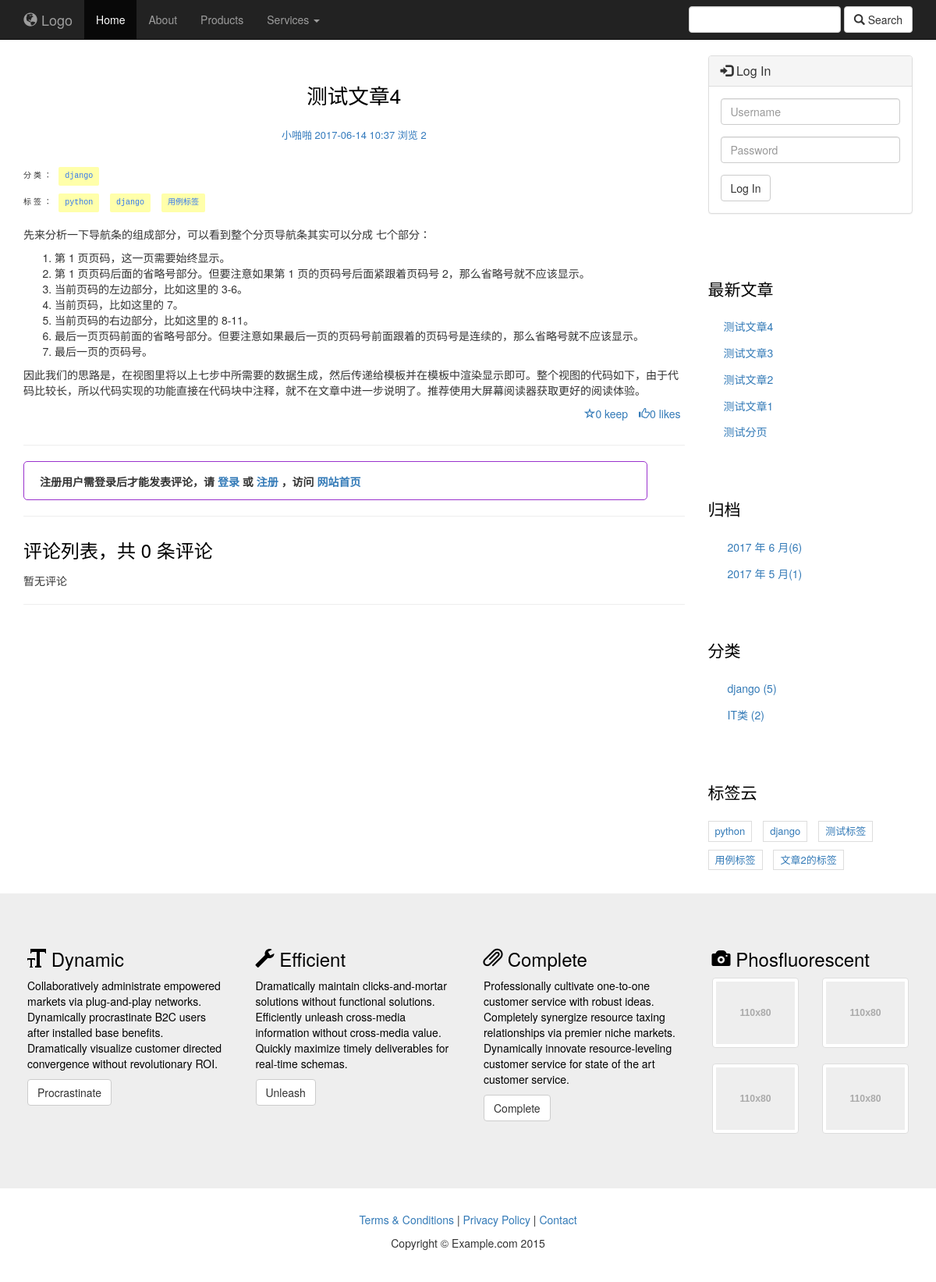
Page /focus/7/ on the committed database.
### focus/models.py (models this page shows, shortened)
@python_2_unicode_compatible
class Article(models.Model):
    STATUS_CHOICES = (
        ('d', 'Draft'),
        ('p', 'Published'),
    )
    title = models.CharField('标题', max_length = 64)
    author = models.ForeignKey(Author, verbose_name='作者', null=True, on_delete=models.SET_NULL)
    content = RichTextUploadingField(verbose_name='正文')
    create_time = models.DateTimeField('创建时间', auto_now_add=True)   #文章添加时自动添加创建时间
    last_modified_time = models.DateTimeField('最近编辑时间', auto_now=True)
    status = models.CharField('文章状态', max_length=1, choices=STATUS_CHOICES)
    abstract = models.CharField('摘要', max_length=54, blank=True, null=True, help_text="可选，如若为空将摘取正文前54个字符")
    views = models.PositiveIntegerField('浏览量', default=0)
    topped = models.BooleanField('置顶', default=False)
    category = models.ForeignKey(Category, verbose_name='分类', null=True, on_delete=models.SET_NULL)
    comment_num = models.PositiveIntegerField('评论数', default=0)
    keep_num = models.PositiveIntegerField('收藏数', default=0)
    like_num = models.PositiveIntegerField('点赞数', default=0)
    tags = models.ManyToManyField(Tag, verbose_name='标签集合', blank=True)
    def get_absolute_url(self):
        return reverse('focus:detail', kwargs={'article_id': self.id})		#在模板中可以直接调用,获取最新文章
    class Meta:
        ordering = ['-last_modified_time']
    def increase_views(self):
        self.views += 1
        self.save(update_fields=['views'])
    objects = ArticleManager()

@python_2_unicode_compatible
class Author(models.Model):
    name = models.CharField('姓名', max_length=256)
    profile = models.CharField('简介', default='', max_length=256)
    register_time = models.DateTimeField(auto_now_add=True, editable=True)
    def __str__(self):
        return self.name

@python_2_unicode_compatible
class Category(models.Model):
    name = models.CharField('类名', max_length=16)
    create_time = models.DateTimeField('创建时间', auto_now_add=True)
    intro = models.TextField('introduction', default='')
    def __str__(self):
        return self.name

@python_2_unicode_compatible
class Tag(models.Model):
    name = models.CharField('标签名',  max_length=16)
    create_time = models.DateTimeField('创建时间', auto_now_add=True)

### focus/views.py (the view)
# urls.py: url(r'^(?P<article_id>[0-9]+)/$', views.detail, name='detail'),
def detail(request, article_id):
    article = get_object_or_404(Article, id=article_id)
    article.increase_views()
    taginfo = Article.objects.get(id=article_id)  #多对多查询
    tag_list = taginfo.tags.all()
    loginform = LoginForm()
    article.content = markdown.markdown(article.content, extensions=[
        'markdown.extensions.extra',
        'markdown.extensions.codehilite',
        'markdown.extensions.toc',
    ])
    form = CommentForm()
    comment_list = article.comment_set.all()
    context = {
        'article':article,
        'form':form,
        'loginform':loginform,
        'comment_list':comment_list,
        'tag_list':tag_list,
    }
    return render(request, 'detail.html', context)

### focus/templates/detail.html
{% extends 'article_base.html' %}
{% block center %}
    <div class="col-sm-9">
        <div class="row">
            <article class="col-xs-12">
                <h2 class="entry-title">{{ article.title }}</h2>
                <div class="entry-meta">
                    <span class="post-author">{{ article.author }}</span>
                    <span class="post-date">{{ article.create_time|date:"Y-m-d H:i" }}</span>
                    <span class="views-count">浏览 {{ article.views }}</span>
                </div>
                <div class="category">
                    分类：
                     <a href="#" class>{{ article.category }}</a>
                </div>
                <div class="category">
                    标签：
                    {% for tag in article.tags.all %}
                        <a href="{% url "focus:tag" tag.id %}">{{ tag.name }}</a>
                    {% endfor %}
                </div>
                <p>{{ article.content | safe }}</p>
                <ul class="list-inline">
                    <li><a href="/focus/{{ article.id }}/keep/"><span class="glyphicon glyphicon-star-empty"></span>{{ article.keep_num }} keep</a></li>
                    <li><a href="/focus/{{ article.id }}/poll/"><span class="glyphicon glyphicon-thumbs-up"></span>{{ article.like_num }} likes</a></li>
                </ul>
            </article>
        </div>
        <hr>
        {% if request.user.is_authenticated %}
        <form action="{% url 'comments:article_comment' article.id %}" method="post" class="comment-form">
            {% csrf_token  %}
            <div>
                <label for="{{ form.content.id_for_label }}">评论：</label>
            </div>
            {{ form.content }}
            <div>
                <button type="submit" class="comment-btn">发表</button>
            </div>
        </form>
        {% else %}
        <div class="comment">
            注册用户需登录后才能发表评论，请
            <a href="/focus/login">登录</a>
            或
            <a href="/focus/register">注册</a>
            ，访问
            <a href="http://127.0.0.1:8000">网站首页</a>
        </div>
        {% endif %}
        <hr>
        <div class="comment-list-panel">
            <h3>评论列表，共 <span>{{ article.comment_set.count }}</span> 条评论</h3>
            <ul class="comment-list list-unstyled">
                {% for comment in comment_list %}
                    <li class="comment-item">
                        <span class="nickname">{{ comment.user }}</span>
                        <time class="submit-date"
                              datetime="{{ comment.created_time }}">{{ comment.create_time|date:"Y-m-d H:i:s" }}</time>
                        <div class="text">
                            {{ comment.content }}
                        </div>
                    </li>
                {% empty %}
                    暂无评论
                {% endfor %}
            </ul>
        </div>
        <hr>
    </div>
{% endblock center %}

### focus/templates/article_base.html (shortened to what this page needs)
{% load staticfiles %}
{% load articleinfo %}
<!DOCTYPE html>
<html lang="en">
<head>
    <link href="{% static "css/bootstrap.min.css" %}" rel="stylesheet">
    <link href="{% static "css/pygments.css" %}" rel="stylesheet">
    <link href="{% static "css/custom.css" %}" rel="stylesheet">
    <link rel="stylesheet" href="http://code.ionicframework.com/ionicons/2.0.1/css/ionicons.min.css">
</head>
<body>
    <nav class="navbar navbar-inverse navbar-static-top" role="navigation">
        <div class="container">
            <div class="navbar-header">
                <a class="navbar-brand" href="{% url 'focus:index' %}"><span class="glyphicon glyphicon-globe"></span> Logo</a>
            </div>
            <div class="collapse navbar-collapse" id="navbar">
                <ul class="nav navbar-nav">
                    <li class="active">
                        <a href="#">Home</a>
                    </li>
                    <li>
                        <a href="#">About</a>
                    </li>
                    <li>
                        <a href="#">Products</a>
                    </li>
					<li class="dropdown">
						<a href="#" class="dropdown-toggle" data-toggle="dropdown" role="button" aria-haspopup="true" aria-expanded="false">Services <span class="caret"></span></a>
					</li>
                </ul>
				<form class="navbar-form navbar-right" role="search">
					<div class="form-group">
						<input type="text" class="form-control">
					</div>
					<button type="submit" class="btn btn-default"><span class="glyphicon glyphicon-search"></span> Search</button>
				</form>
            </div>
        </div>
    </nav>
	<div class="container-fluid">
		{% block center %}
		{% endblock center %}
		<div class="col-sm-3">
		{% if request.user.is_authenticated %}
            <div class="panel panel-default">
                <div class="panel-heading">
                    <h3 class="panel-title">
                        <span class="glyphicon glyphicon-user"></span>
                        Logged In
                    </h3>
                </div>
                <div class="panel-body">
                    <div class="form-group">hi:{{ user }} <a href="/focus/logout/"><input class="btn btn-default" type="submit" value="Logout" /></a></div>
                </div>
            </div>
            {% else %}
            <div class="panel panel-default">
                <div class="panel-heading">
                    <h3 class="panel-title">
                        <span class="glyphicon glyphicon-log-in"></span>
                        Log In
                    </h3>
                </div>
                <div class="panel-body">
                    <form action="{% url 'focus:login' %}" method="post">
                        <div class="form-group">
                            {{ loginform.uid }}
                        </div>
                        <div class="form-group">
                            {{ loginform.pwd }}
                        </div>
                        <button type="submit" class="btn btn-default">Log In</button>
                    </form>
                </div>
            </div>
            {% endif %}
            <div class="widget widget-recent-posts">
                <h3 class="widget-title">最新文章</h3>
                {% get_recent_articles as recent_articles_list %}
                <ul>
                    {% for article in recent_articles_list %}
                        <li>
                            <a href="{{ article.get_absolute_url }}">{{ article.title }}</a>
                        </li>
                    {% empty %}
                        暂无文章！
                    {% endfor %}
                </ul>
            </div>
            <div class="widget widget-archives">
                <h3 class="widget-title">归档</h3>
                {% archives as date_list %}
                <ul>
                 {% for date in date_list %}
                     <li>
                         <a href="{% url 'focus:archives' date.year date.month %}">{{ date.year }}
                             年 {{ date.month }} 月<span class="post-count">({{ date|get_articlenums }})</span></a>
                     </li>
                 {% empty %}
                     暂无归档！
                 {% endfor %}
                </ul>
            </div>
            <div class="widget widget-category">
                <h3 class="widget-title">分类</h3>
                {% get_categories as category_list %}
                <ul>
                    {% for category in category_list %}
                        <li>
                            <a href="{% url 'focus:category' category.pk %}">{{ category.name }} <span
                                    class="post-count">({{ category.num_articles }})</span></a>
                        </li>
                    {% empty %}
                        暂无分类！
                    {% endfor %}
                </ul>
            </div>
            <div class="widget widget-tag-cloud">
              <h3 class="widget-title">标签云</h3>
              {% get_tags as tag_list %}
              <ul>
                {% for tag in tag_list %}
                <li>
                  <a href="{% url "focus:tag" tag.id %}">{{ tag.name }}</a>
                </li>
                {% empty %}
                暂无标签！
                {% endfor %}
              </ul>
            </div>
		</div>
	</div>
	<footer>
		<div class="footer-blurb">
			<div class="container">
				<div class="row">
					<div class="col-sm-3 footer-blurb-item">
						<h3><span class="glyphicon glyphicon-text-size"></span> Dynamic</h3>
						<p>Collaboratively administrate empowered markets via plug-and-play networks. Dynamically procrastinate B2C users after installed base benefits. Dramatically visualize customer directed convergence without revolutionary ROI.</p>
						<p><a class="btn btn-default" href="#">Procrastinate</a></p>
					</div>
					<div class="col-sm-3 footer-blurb-item">
						<h3><span class="glyphicon glyphicon-wrench"></span> Efficient</h3>
						<p>Dramatically maintain clicks-and-mortar solutions without functional solutions. Efficiently unleash cross-media information without cross-media value. Quickly maximize timely deliverables for real-time schemas. </p>
						<p><a class="btn btn-default" href="#">Unleash</a></p>
					</div>
					<div class="col-sm-3 footer-blurb-item">
						<h3><span class="glyphicon glyphicon-paperclip"></span> Complete</h3>
						<p>Professionally cultivate one-to-one customer service with robust ideas. Completely synergize resource taxing relationships via premier niche markets. Dynamically innovate resource-leveling customer service for state of the art customer service.</p>
						<p><a class="btn btn-default" href="#">Complete</a></p>
					</div>
					<div class="col-sm-3 footer-blurb-item">
						<h3><span class="glyphicon glyphicon-camera"></span> Phosfluorescent</h3>
							<div class="row">
								<div class="col-xs-6">
									<a href="#" class="thumbnail">
										<img src="holder.js/110x80" alt="">
									</a>
								</div>
								<div class="col-xs-6">
									<a href="#" class="thumbnail">
										<img src="holder.js/110x80" alt="">
									</a>
								</div>
								<div class="col-xs-6">
									<a href="#" class="thumbnail">
										<img src="holder.js/110x80" alt="">
									</a>
								</div>
								<div class="col-xs-6">
									<a href="#" class="thumbnail">
										<img src="holder.js/110x80" alt="">
									</a>
								</div>
							</div>
					</div>
				</div>
			</div>
        </div>
        <div class="small-print">
        	<div class="container">
        		<p><a href="#">Terms &amp; Conditions</a> | <a href="#">Privacy Policy</a> | <a href="#">Contact</a></p>
        		<p>Copyright &copy; Example.com 2015 </p>
        	</div>
        </div>
	</footer>
</body>
</html>

### rows in the picture
Article: title "测试文章4", author "小啪啪", create_time "2017-06-14 10:37", views "2", category "django", content "先来分析一下导航条的组成部分，可以看到整个分页导航条其实可以分成 七个部分： 第 1 页页码，这一页需要始终显示。 第 1 页页码后面的省略号部分。但要注意如果第 1 页的页码号后面紧跟着页码号 2，那么省略号就不应该显示。 当前页码的左边部分，比如这里的 3-6。 当前页码，比如这里的 7。 当前页码的右边部分，比如这里的 8-11。 最后一页页码前面的省略号部分。但要注意如果最后一页的页码号前面跟着的页码号是连续的，那么省略号就不应该显示。 最后一页的页码号。 因此我们的思路是，在视图里将以上七步中所需要的数据生成，然后传递给模板并在模板中渲染显示即可。整个视图的代码如下，由于代码比较长，所以代码实现的功能直接在代码块中注释，就不在文章中进一步说明了。推荐使用大屏幕阅读器获取更好的阅读体验。", keep_num "0", like_num "0", comment_set.count "0"
Tag: name "python"
Tag: name "django"
Tag: name "用例标签"
Article: title "测试文章3"
Article: title "测试文章2"
Article: title "测试文章1"
Article: title "测试分页"
Category: name "django", num_articles "5"
Category: name "IT类", num_articles "2"
Tag: name "测试标签"
Tag: name "文章2的标签"

### other values in the picture
{{ date.year }} "2017" "2017"
{{ date.month }} "6" "5"
{{ date|get_articlenums }} "6" "1"
